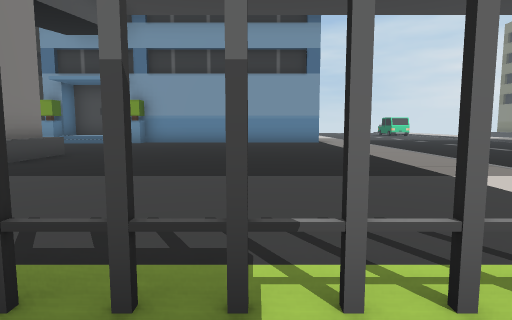
[1] (above)

24 first-person views from a walk through a Unity game level. The camera is 1.3 m above the floor, tilts 6° down and sees 75° across. Doors are open. The floor is counted in squares, 2 m on a side. Each view is taken from the middle of a square. On the plan, view 1 faces up. The plan holds only what a view shows up to about 10 squares ahead; the rest is blank. The place goes on beyond the plan. The player character is not drawn.

[2]
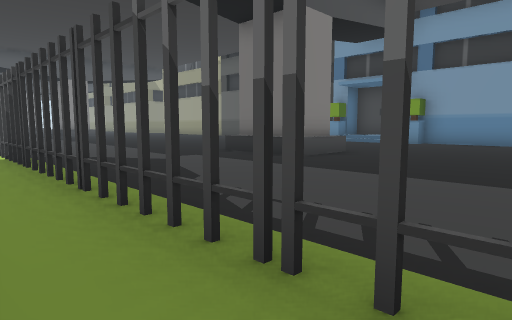

[3]
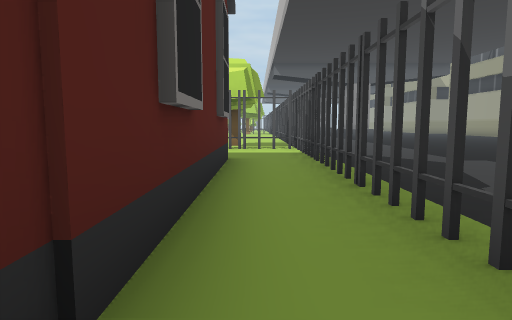

[4]
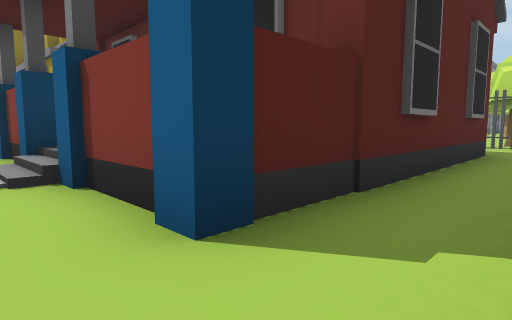

[5]
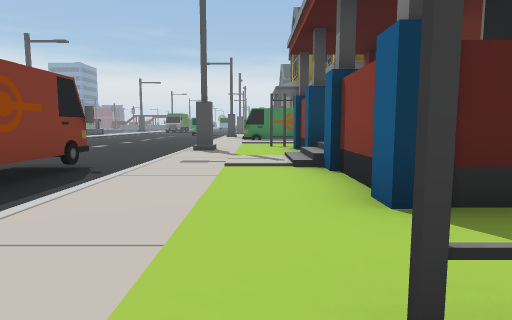

[6]
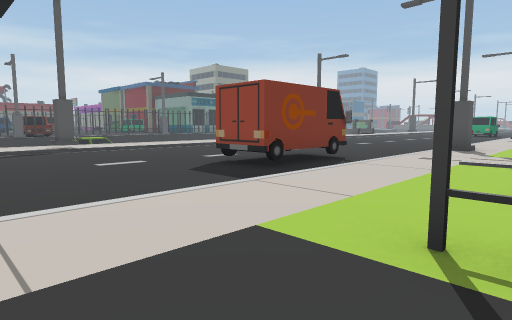

[7]
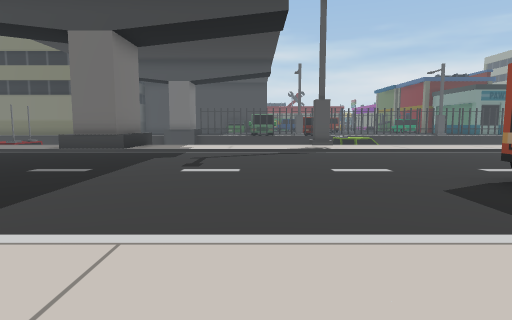

[8]
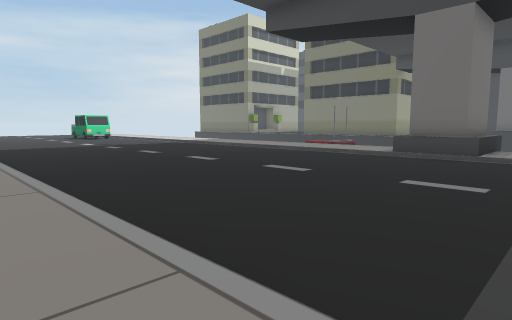

[9]
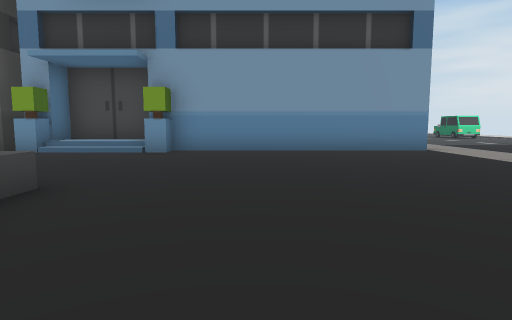

[10]
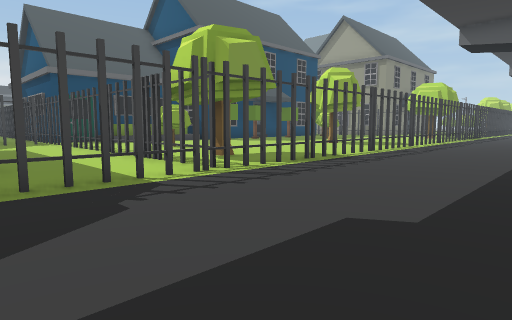

[11]
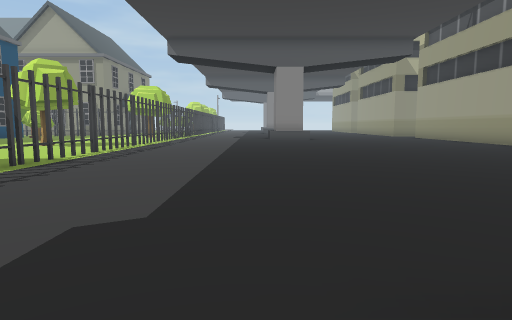

[12]
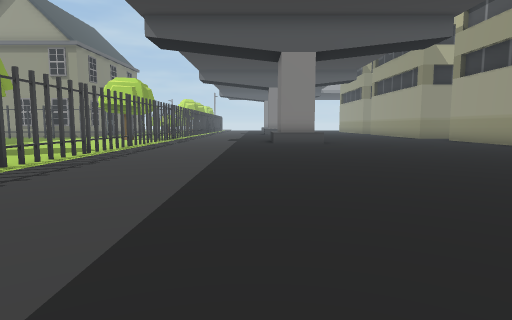

[13]
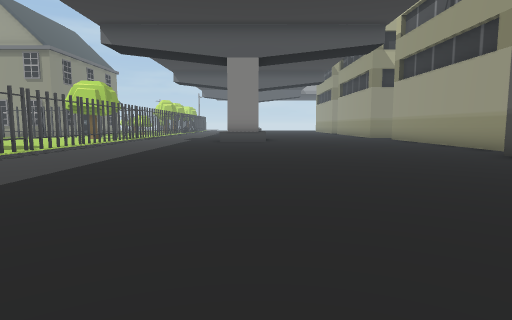

[14]
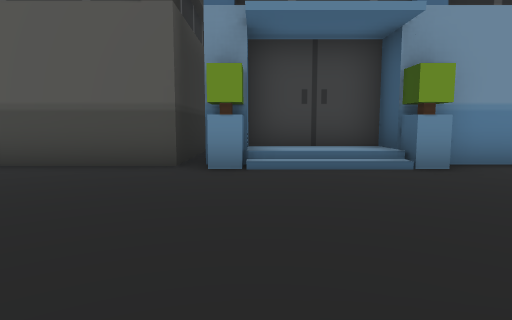

[15]
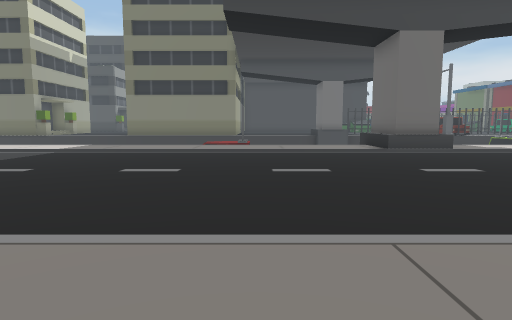

[16]
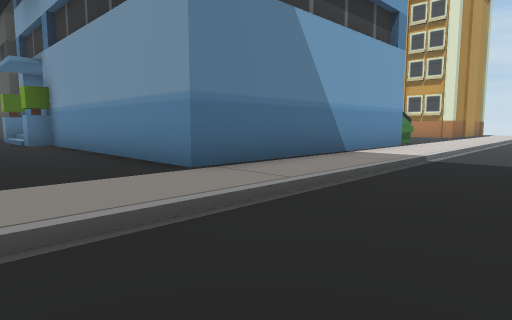

[17]
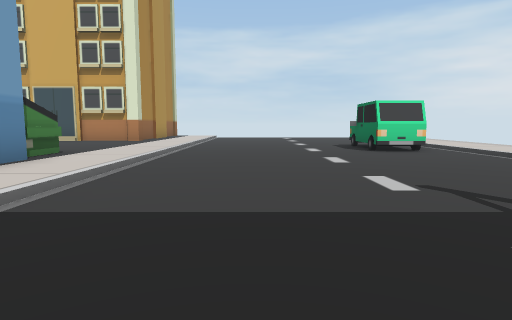

[18]
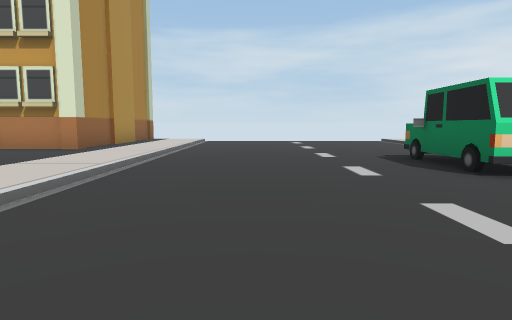

[19]
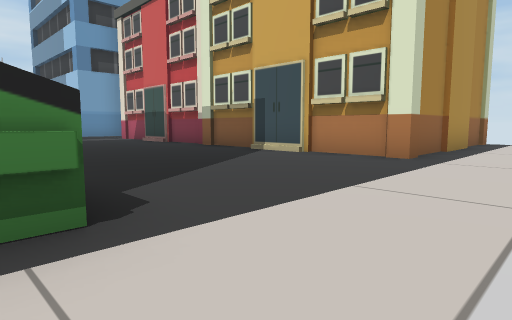

[20]
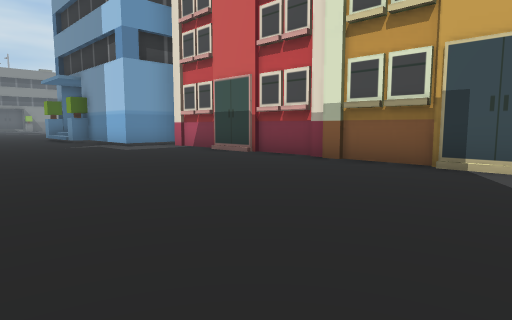

[21]
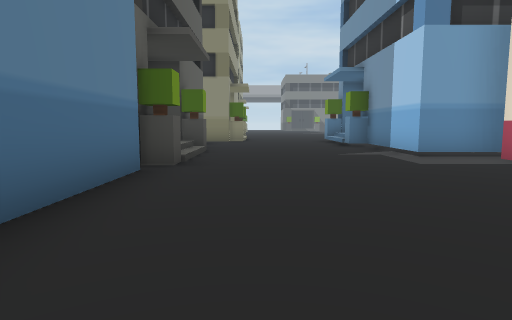

[22]
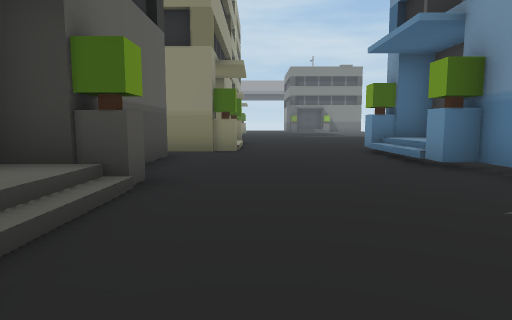

[23]
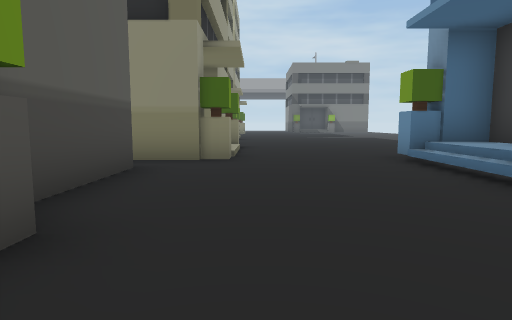

[24]
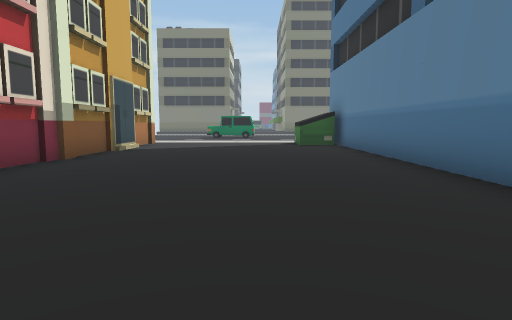

### Floor plan
Key: @ floor where view 1 was taken; # wall or solid block; x gap in a wall; . main floor; - floor 0.25 m lower than the main floor; / step, stairs or slope; ^ raised ledge; v drop or lower ground; B building; T thing the floor can be seen under or through; R tree; A van; U dumpster; C car.
Columns run from 19 left of view 1 to 14 right of it. Each row starts with its distance up from view 1.
 29                      #.
 28                      #./------
 27                      ../------
 26          ###B#####B##../------
 25    #     #............./------
 24 ...B//B................/----C /.v
 23 ......................./----CC/.v
 22 ......................./----CC/.
 21 ......................./------/
 20   B.................UU./------/
 19    .###B  #.##########./------
 18       ###            #./------/.
 17                      #./------/.
 16                      #./------/.
 15                      #./------/.
 14            #         #./------/.
 13  ##.       #  ########./------/.
 12 ......   ..B//B......../------/.
 11 .......  ............../------/.
 10 ......................./------/.
  9 ......................./------/.
  8 ......................./------/.
  7 ............. #......../------^#
  6 .............##......../------^#^v
  5 ......................./------/.v
  4 ......................./------/.
  3 ......................./------/.
  2 ......................./------/.
  1 .xTTTTTTTTTTT#####x##../------/.v
  0  .........x........@.../------#.
 -1  .......R.#..########../------/.
 -2  .R.. ....#..       #../AA----/.
 -3         ..#..       #../A ----/.
 -4        RR.#..       /../A -  -/.
 -5         R.#..      #/../---   /.
 -6           #.       #.../---
 -7                    ##.//---

Where each view was taken, in squares from view 1:
view 1: 0 up, 0 right, facing up
view 2: 0 up, 0 right, facing up-left
view 3: 0 up, 0 right, facing left
view 4: 1 up, 2 right, facing down-left
view 5: 2 up, 2 right, facing down
view 6: 3 up, 1 right, facing down-right
view 7: 2 up, 2 right, facing right
view 8: 4 up, 3 right, facing up-right
view 9: 4 up, 2 left, facing up
view 10: 5 up, 6 left, facing down-left
view 11: 5 up, 6 left, facing left
view 12: 5 up, 9 left, facing left
view 13: 7 up, 8 left, facing left
view 14: 7 up, 7 left, facing up
view 15: 11 up, 2 right, facing right
view 16: 10 up, 6 right, facing up-left
view 17: 14 up, 6 right, facing up
view 18: 18 up, 6 right, facing up
view 19: 20 up, 4 right, facing up-left
view 20: 20 up, 0 right, facing up-left
view 21: 21 up, 3 left, facing left
view 22: 21 up, 8 left, facing left
view 23: 21 up, 10 left, facing left
view 24: 22 up, 10 left, facing right
